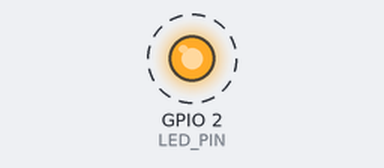
This sketch was run on a simulated ESP32. On the bench: output pins drawn as LEDs (lit = HIGH). Dashed ring = blinking. What the sketch prints to the serial monitor is not drawn. At 12.1 s the program puts the board to deep sleep or switches it off; the recording ends there.

Above: at 1.5 s.
Timing chart, 0 to 5.6 s (numbered marks = the images above):
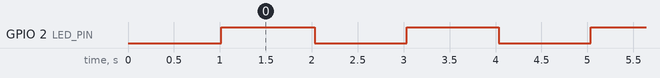

The sketch:

deep_sleep_test.ino
```cpp
/*
 * ESP32-WROOM-32D 深度睡眠功耗测试代码
 *
 * 功能说明：
 * 1. 每次运行10秒后进入深度睡眠
 * 2. 深度睡眠20秒后自动唤醒
 * 3. 可通过GPIO33按钮提前唤醒
 * 4. 显示唤醒原因和运行次数
 *
 * 测试功耗时的注意事项：
 * - 使用外部电源供电（不要用USB供电测试）
 * - 在3.3V电源线上串联电流表测量
 * - 确保WiFi和蓝牙已关闭
 * - 移除不必要的外围电路
 */

#include <WiFi.h>
#include <esp_sleep.h>
#include <esp_wifi.h>
#include <esp_bt.h>
#include <esp_bt_main.h>
#include <driver/rtc_io.h>

// 定时器唤醒配置
#define uS_TO_S_FACTOR 1000000ULL  /* 微秒到秒的转换因子 */
#define TIME_TO_SLEEP  20          /* ESP32深度睡眠时间（秒）*/
#define TIME_AWAKE     10          /* ESP32保持唤醒时间（秒）*/

// 外部唤醒配置（使用GPIO33作为唤醒按钮）
#define WAKEUP_GPIO GPIO_NUM_33
#define BUTTON_PIN_BITMASK 0x200000000  // 2^33 in hex

// RTC内存中的变量，深度睡眠后保持数值
RTC_DATA_ATTR int bootCount = 0;
RTC_DATA_ATTR int wakeupCount = 0;
RTC_DATA_ATTR struct timeval sleep_enter_time;

// LED指示灯（可选，用于观察状态）
#define LED_PIN 2  // 使用内置LED

void print_wakeup_reason() {
  esp_sleep_wakeup_cause_t wakeup_reason;
  wakeup_reason = esp_sleep_get_wakeup_cause();

  Serial.print("Wakeup reason: ");
  switch(wakeup_reason) {
    case ESP_SLEEP_WAKEUP_EXT0:
      Serial.println("External signal using RTC_IO");
      break;
    case ESP_SLEEP_WAKEUP_EXT1:
      Serial.println("External signal using RTC_CNTL");
      break;
    case ESP_SLEEP_WAKEUP_TIMER:
      Serial.println("Timer");
      break;
    case ESP_SLEEP_WAKEUP_TOUCHPAD:
      Serial.println("Touchpad");
      break;
    case ESP_SLEEP_WAKEUP_ULP:
      Serial.println("ULP program");
      break;
    default:
      Serial.printf("Not caused by deep sleep: %d\n", wakeup_reason);
      break;
  }
}

void print_sleep_time() {
  struct timeval now;
  gettimeofday(&now, NULL);
  int sleep_time_ms = (now.tv_sec - sleep_enter_time.tv_sec) * 1000 + (now.tv_usec - sleep_enter_time.tv_usec) / 1000;

  if (sleep_time_ms > 0) {
    Serial.printf("Deep sleep duration: %d ms\n", sleep_time_ms);
  }
}

void disable_wifi_bt() {
  // 关闭WiFi
  WiFi.mode(WIFI_OFF);
  btStop();

  Serial.println("WiFi and Bluetooth disabled");
}

void go_to_deep_sleep() {
  Serial.println("Preparing to enter deep sleep...");

  // 关闭LED
  digitalWrite(LED_PIN, LOW);

  // 记录进入睡眠的时间
  gettimeofday(&sleep_enter_time, NULL);

  // 配置定时器唤醒源
  esp_sleep_enable_timer_wakeup(TIME_TO_SLEEP * uS_TO_S_FACTOR);
  Serial.println("Timer wakeup configured: " + String(TIME_TO_SLEEP) + " seconds");

  // 配置外部唤醒源（GPIO33，高电平唤醒）
  // 注意：确保GPIO33有下拉电阻，避免浮空
  esp_sleep_enable_ext0_wakeup(WAKEUP_GPIO, 1);  // 1 = 高电平唤醒
  Serial.println("External wakeup configured: GPIO" + String(WAKEUP_GPIO));

  // 如果需要测试ext1（多个GPIO唤醒），使用下面的代码替代ext0
  // esp_sleep_enable_ext1_wakeup(BUTTON_PIN_BITMASK, ESP_EXT1_WAKEUP_ANY_HIGH);


  // 配置GPIO下拉，确保稳定
  rtc_gpio_pullup_dis(WAKEUP_GPIO);
  rtc_gpio_pulldown_en(WAKEUP_GPIO);

  // 可选：关闭不需要的电源域以进一步降低功耗
  // esp_sleep_pd_config(ESP_PD_DOMAIN_RTC_PERIPH, ESP_PD_OPTION_OFF);
  // esp_sleep_pd_config(ESP_PD_DOMAIN_RTC_SLOW_MEM, ESP_PD_OPTION_OFF);
  // esp_sleep_pd_config(ESP_PD_DOMAIN_RTC_FAST_MEM, ESP_PD_OPTION_OFF);

  Serial.println("Entering deep sleep now...\n");
  Serial.flush();

  // 进入深度睡眠
  esp_deep_sleep_start();

  // 以下代码永远不会执行
  Serial.println("This will never be printed");
}

void setup() {
  Serial.begin(115200);
  delay(1000);  // 等待串口稳定

  // 增加启动计数
  ++bootCount;
  Serial.println("\n====================================");
  Serial.println("ESP32-WROOM-32D Deep Sleep Power Test");
  Serial.println("====================================");
  Serial.println("Boot count: " + String(bootCount));

  // 打印唤醒原因
  print_wakeup_reason();

  // 打印睡眠时长
  print_sleep_time();

  // 检测是否是深度睡眠唤醒
  if (esp_sleep_get_wakeup_cause() != ESP_SLEEP_WAKEUP_UNDEFINED) {
    ++wakeupCount;
    Serial.println("Deep sleep wakeup count: " + String(wakeupCount));
  }

  // 设置LED引脚
  pinMode(LED_PIN, OUTPUT);
  digitalWrite(LED_PIN, HIGH);  // 点亮LED表示系统运行中

  // 设置唤醒按钮引脚（如果需要读取按钮状态）
  pinMode(WAKEUP_GPIO, INPUT);

  // 关闭WiFi和蓝牙以降低功耗
  disable_wifi_bt();

  Serial.println("\nSystem will enter deep sleep in " + String(TIME_AWAKE) + " seconds");
  Serial.println("Or press GPIO" + String(WAKEUP_GPIO) + " button to wake up early\n");

  // 打印一些测试信息
  Serial.println("Test information:");
  Serial.printf("CPU frequency: %d MHz\n", getCpuFrequencyMhz());
  Serial.printf("Free heap: %d bytes\n", ESP.getFreeHeap());
  Serial.printf("Chip model: %s\n", ESP.getChipModel());
  Serial.printf("Chip revision: %d\n", ESP.getChipRevision());
  Serial.println("====================================\n");
}

void loop() {
  static unsigned long startTime = millis();
  static int countdown = TIME_AWAKE;

  // 每秒打印一次倒计时
  if (millis() - startTime >= 1000) {
    startTime = millis();
    Serial.println("Countdown: " + String(countdown) + " seconds");
    countdown--;

    // LED闪烁表示系统运行中
    digitalWrite(LED_PIN, !digitalRead(LED_PIN));
  }

  // 时间到，进入深度睡眠
  if (countdown < 0) {
    go_to_deep_sleep();
  }

  // 可以在这里添加其他测试代码
  // 例如：读取传感器、执行计算等
  delay(100);
}

/*
 * 功耗测试步骤：
 *
 * 1. 硬件准备：
 *    - 使用外部3.3V电源供电（不要用USB）
 *    - 在电源线上串联电流表
 *    - GPIO33连接按钮和10K下拉电阻
 *    - 移除不必要的LED和其他外围电路
 *
 * 2. 测试方法：
 *    - 上传代码后断开USB
 *    - 使用电流表测量不同状态下的电流
 *    - 记录运行时电流（约40-80mA）
 *    - 记录深度睡眠电流（应该<10μA）
 *
 * 3. 优化建议：
 *    - 使用低功耗的LDO稳压器
 *    - 确保所有未使用的GPIO设置为输入并启用下拉
 *    - 移除开发板上的电源LED和USB转串口芯片
 *    - 使用更低的CPU频率可进一步降低运行功耗
 *
 * 4. 预期结果：
 *    - 活动模式：40-80mA（取决于CPU频率和外设）
 *    - 深度睡眠：5-10μA（原始芯片）
 *    - 注意：开发板可能因为额外电路导致睡眠电流较高（20-100μA）
 */
```

Measured:
- by itself, GPIO 2 (LED_PIN): alternates HIGH for 1.0 s and LOW for 1.0 s
